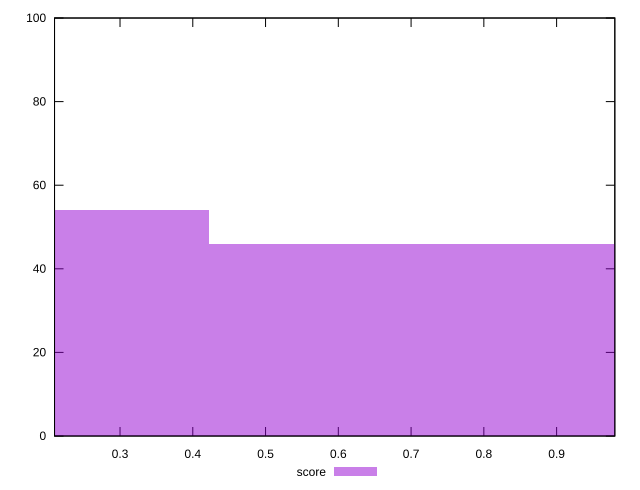

Write gnuplot code to recreate this figure.
reset

$score <<EOF
0.8438098462813489 46
0 54
EOF

set key outside below
set boxwidth 0.8438098462813489
set xrange [0.21:0.98]
set yrange [0:100]
set trange [0:100]
set style fill transparent solid 0.5 noborder
set terminal svg size 640, 490 enhanced background rgb 'white'
set output "reports/report_00033_2021-03-01T14-23-16.841Z/first-cpu-idle/samples/astro-inner/score/histogram.svg"

plot $score title "score" with boxes

reset
